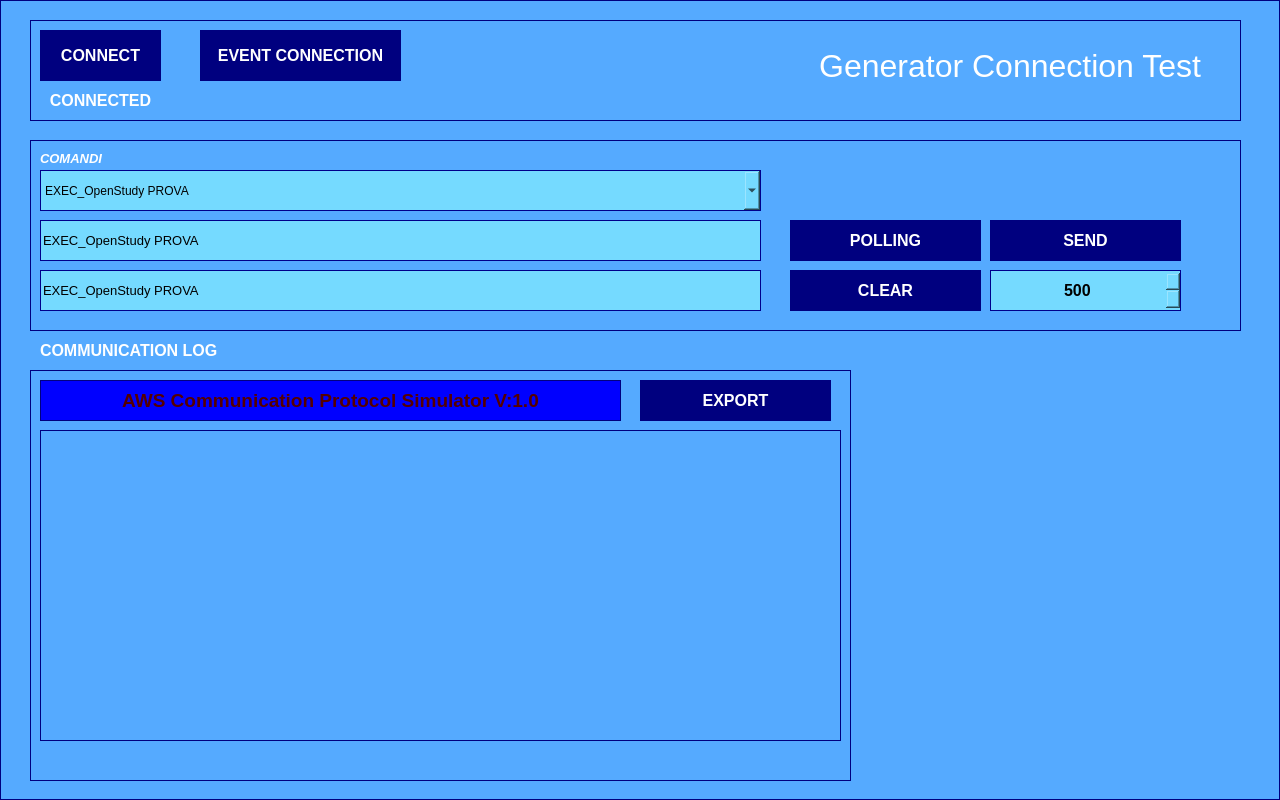
<?xml version="1.0" encoding="UTF-8"?>
<ui version="4.0">
 <class>startupWindow</class>
 <widget class="QWidget" name="startupWindow">
  <property name="geometry">
   <rect>
    <x>0</x>
    <y>0</y>
    <width>1280</width>
    <height>800</height>
   </rect>
  </property>
  <property name="windowTitle">
   <string>startupWindow</string>
  </property>
  <property name="styleSheet">
   <string notr="true">
background-color: rgb(85, 170, 255);</string>
  </property>
  <widget class="QFrame" name="mainFrame">
   <property name="geometry">
    <rect>
     <x>0</x>
     <y>0</y>
     <width>1280</width>
     <height>800</height>
    </rect>
   </property>
   <property name="font">
    <font>
     <pointsize>20</pointsize>
     <bold>true</bold>
    </font>
   </property>
   <property name="styleSheet">
    <string notr="true">border-width: 1px;
border-style: solid; 
border-color: darkblue;
border-color: rgb(0, 0, 127);</string>
   </property>
   <property name="frameShape">
    <enum>QFrame::StyledPanel</enum>
   </property>
   <property name="frameShadow">
    <enum>QFrame::Raised</enum>
   </property>
   <widget class="QFrame" name="connectionFrame_2">
    <property name="geometry">
     <rect>
      <x>30</x>
      <y>370</y>
      <width>821</width>
      <height>411</height>
     </rect>
    </property>
    <property name="styleSheet">
     <string notr="true">border-width: 1px;
border-style: solid; 
border-color: darkblue;
border-color: rgb(0, 0, 127);
</string>
    </property>
    <property name="frameShape">
     <enum>QFrame::StyledPanel</enum>
    </property>
    <property name="frameShadow">
     <enum>QFrame::Raised</enum>
    </property>
    <widget class="QPlainTextEdit" name="logEdit">
     <property name="geometry">
      <rect>
       <x>10</x>
       <y>60</y>
       <width>801</width>
       <height>311</height>
      </rect>
     </property>
     <property name="layoutDirection">
      <enum>Qt::RightToLeft</enum>
     </property>
     <property name="styleSheet">
      <string notr="true">font: 700 10pt &quot;Arial&quot;;
color: rgb(0, 0, 0);</string>
     </property>
     <property name="undoRedoEnabled">
      <bool>false</bool>
     </property>
     <property name="readOnly">
      <bool>true</bool>
     </property>
     <property name="plainText">
      <string/>
     </property>
     <property name="backgroundVisible">
      <bool>true</bool>
     </property>
    </widget>
    <widget class="QPushButton" name="openButton_2">
     <property name="geometry">
      <rect>
       <x>610</x>
       <y>10</y>
       <width>191</width>
       <height>41</height>
      </rect>
     </property>
     <property name="font">
      <font>
       <pointsize>12</pointsize>
       <bold>true</bold>
      </font>
     </property>
     <property name="styleSheet">
      <string notr="true">background-color: rgb(0, 0, 127);
color: rgb(255, 255, 255);
border-width: 0px;
</string>
     </property>
     <property name="text">
      <string>EXPORT</string>
     </property>
    </widget>
    <widget class="QLabel" name="messages">
     <property name="geometry">
      <rect>
       <x>10</x>
       <y>10</y>
       <width>581</width>
       <height>41</height>
      </rect>
     </property>
     <property name="font">
      <font>
       <pointsize>14</pointsize>
       <bold>true</bold>
      </font>
     </property>
     <property name="styleSheet">
      <string notr="true">color: rgb(85, 0, 0);
background-color: rgb(0, 0, 255);</string>
     </property>
     <property name="text">
      <string>AWS Communication Protocol Simulator V:1.0</string>
     </property>
     <property name="alignment">
      <set>Qt::AlignCenter</set>
     </property>
    </widget>
   </widget>
   <widget class="QFrame" name="connectionFrame_3">
    <property name="geometry">
     <rect>
      <x>30</x>
      <y>140</y>
      <width>1211</width>
      <height>191</height>
     </rect>
    </property>
    <property name="font">
     <font>
      <pointsize>12</pointsize>
     </font>
    </property>
    <property name="styleSheet">
     <string notr="true">border-width: 1px;
border-style: solid; 
border-color: darkblue;
border-color: rgb(0, 0, 127);
</string>
    </property>
    <property name="frameShape">
     <enum>QFrame::StyledPanel</enum>
    </property>
    <property name="frameShadow">
     <enum>QFrame::Raised</enum>
    </property>
    <widget class="QPushButton" name="sendButton">
     <property name="geometry">
      <rect>
       <x>960</x>
       <y>80</y>
       <width>191</width>
       <height>41</height>
      </rect>
     </property>
     <property name="font">
      <font>
       <pointsize>12</pointsize>
       <bold>true</bold>
      </font>
     </property>
     <property name="styleSheet">
      <string notr="true">background-color: rgb(0, 0, 127);
color: rgb(255, 255, 255);
border-width: 0px;
</string>
     </property>
     <property name="text">
      <string>SEND</string>
     </property>
    </widget>
    <widget class="QComboBox" name="commandList">
     <property name="geometry">
      <rect>
       <x>10</x>
       <y>30</y>
       <width>721</width>
       <height>41</height>
      </rect>
     </property>
     <property name="styleSheet">
      <string notr="true">background-color: rgb(117, 218, 255);
color: rgb(0, 0, 0);
font: 700 12pt &quot;Arial&quot;;
border-width: 1px;
border-style: solid; 
border-color: darkblue;</string>
     </property>
     <item>
      <property name="text">
       <string>EXEC_OpenStudy PROVA</string>
      </property>
     </item>
     <item>
      <property name="text">
       <string>EXEC_Close</string>
      </property>
     </item>
     <item>
      <property name="text">
       <string>EXEC_TrxPosition ANGLE  2800</string>
      </property>
     </item>
     <item>
      <property name="text">
       <string>EXEC_TrxPosition TOMO_HOME  WIDE</string>
      </property>
     </item>
    </widget>
    <widget class="QLineEdit" name="sendCommand">
     <property name="geometry">
      <rect>
       <x>10</x>
       <y>80</y>
       <width>721</width>
       <height>41</height>
      </rect>
     </property>
     <property name="font">
      <font>
       <pointsize>10</pointsize>
      </font>
     </property>
     <property name="styleSheet">
      <string notr="true">background-color: rgb(117, 218, 255);
color: rgb(0, 0, 0);

border-width: 1px;
border-style: solid; 
border-color: darkblue;</string>
     </property>
     <property name="text">
      <string>EXEC_OpenStudy PROVA</string>
     </property>
    </widget>
    <widget class="QLineEdit" name="pollingCommand">
     <property name="geometry">
      <rect>
       <x>10</x>
       <y>130</y>
       <width>721</width>
       <height>41</height>
      </rect>
     </property>
     <property name="font">
      <font>
       <pointsize>10</pointsize>
      </font>
     </property>
     <property name="styleSheet">
      <string notr="true">background-color: rgb(117, 218, 255);
color: rgb(0, 0, 0);

border-width: 1px;
border-style: solid; 
border-color: darkblue;</string>
     </property>
     <property name="text">
      <string>EXEC_OpenStudy PROVA</string>
     </property>
    </widget>
    <widget class="QPushButton" name="clearButton">
     <property name="geometry">
      <rect>
       <x>760</x>
       <y>130</y>
       <width>191</width>
       <height>41</height>
      </rect>
     </property>
     <property name="font">
      <font>
       <pointsize>12</pointsize>
       <bold>true</bold>
      </font>
     </property>
     <property name="styleSheet">
      <string notr="true">background-color: rgb(0, 0, 127);
color: rgb(255, 255, 255);
border-width: 0px;
</string>
     </property>
     <property name="text">
      <string>CLEAR</string>
     </property>
    </widget>
    <widget class="QPushButton" name="pollingButton">
     <property name="geometry">
      <rect>
       <x>760</x>
       <y>80</y>
       <width>191</width>
       <height>41</height>
      </rect>
     </property>
     <property name="font">
      <font>
       <pointsize>12</pointsize>
       <bold>true</bold>
      </font>
     </property>
     <property name="styleSheet">
      <string notr="true">background-color: rgb(0, 0, 127);
color: rgb(255, 255, 255);
border-width: 0px;
</string>
     </property>
     <property name="text">
      <string>POLLING</string>
     </property>
    </widget>
    <widget class="QSpinBox" name="pollingTime">
     <property name="geometry">
      <rect>
       <x>960</x>
       <y>130</y>
       <width>191</width>
       <height>41</height>
      </rect>
     </property>
     <property name="font">
      <font>
       <pointsize>12</pointsize>
       <bold>true</bold>
      </font>
     </property>
     <property name="styleSheet">
      <string notr="true">background-color: rgb(117, 218, 255);
color: rgb(0, 0, 0);

border-width: 1px;
border-style: solid; 
border-color: darkblue;</string>
     </property>
     <property name="alignment">
      <set>Qt::AlignCenter</set>
     </property>
     <property name="minimum">
      <number>500</number>
     </property>
     <property name="maximum">
      <number>5000</number>
     </property>
     <property name="singleStep">
      <number>500</number>
     </property>
    </widget>
    <widget class="QLabel" name="label_8">
     <property name="geometry">
      <rect>
       <x>10</x>
       <y>10</y>
       <width>161</width>
       <height>16</height>
      </rect>
     </property>
     <property name="font">
      <font>
       <pointsize>10</pointsize>
       <italic>true</italic>
       <bold>true</bold>
      </font>
     </property>
     <property name="styleSheet">
      <string notr="true">color: rgb(255, 255, 255);
border-width: 0px;
</string>
     </property>
     <property name="text">
      <string>COMANDI</string>
     </property>
    </widget>
   </widget>
   <widget class="QLabel" name="label_6">
    <property name="geometry">
     <rect>
      <x>40</x>
      <y>340</y>
      <width>241</width>
      <height>20</height>
     </rect>
    </property>
    <property name="font">
     <font>
      <pointsize>12</pointsize>
      <italic>false</italic>
      <bold>true</bold>
     </font>
    </property>
    <property name="styleSheet">
     <string notr="true">color: rgb(255, 255, 255);
border-width: 0px;
</string>
    </property>
    <property name="text">
     <string>COMMUNICATION LOG</string>
    </property>
   </widget>
   <widget class="QFrame" name="connectionFrame">
    <property name="geometry">
     <rect>
      <x>30</x>
      <y>20</y>
      <width>1211</width>
      <height>101</height>
     </rect>
    </property>
    <property name="styleSheet">
     <string notr="true">border-width: 1px;
border-style: solid; 
border-color: darkblue;
border-color: rgb(0, 0, 127);
</string>
    </property>
    <property name="frameShape">
     <enum>QFrame::StyledPanel</enum>
    </property>
    <property name="frameShadow">
     <enum>QFrame::Raised</enum>
    </property>
    <widget class="QPushButton" name="connectionButton">
     <property name="geometry">
      <rect>
       <x>10</x>
       <y>10</y>
       <width>121</width>
       <height>51</height>
      </rect>
     </property>
     <property name="font">
      <font>
       <pointsize>12</pointsize>
       <bold>true</bold>
      </font>
     </property>
     <property name="styleSheet">
      <string notr="true">background-color: rgb(0, 0, 127);
color: rgb(255, 255, 255);
border-width: 0px;
</string>
     </property>
     <property name="text">
      <string>CONNECT</string>
     </property>
    </widget>
    <widget class="QLabel" name="connectedLabel">
     <property name="geometry">
      <rect>
       <x>10</x>
       <y>70</y>
       <width>121</width>
       <height>20</height>
      </rect>
     </property>
     <property name="font">
      <font>
       <pointsize>12</pointsize>
       <italic>false</italic>
       <bold>true</bold>
      </font>
     </property>
     <property name="styleSheet">
      <string notr="true">color: rgb(255, 255, 255);
border-width: 0px;
</string>
     </property>
     <property name="text">
      <string>CONNECTED</string>
     </property>
     <property name="alignment">
      <set>Qt::AlignCenter</set>
     </property>
    </widget>
    <widget class="QLabel" name="label_10">
     <property name="geometry">
      <rect>
       <x>600</x>
       <y>10</y>
       <width>571</width>
       <height>71</height>
      </rect>
     </property>
     <property name="font">
      <font>
       <pointsize>24</pointsize>
       <italic>false</italic>
       <bold>false</bold>
      </font>
     </property>
     <property name="styleSheet">
      <string notr="true">color: rgb(255, 255, 255);
border-width: 0px;
</string>
     </property>
     <property name="text">
      <string>Generator Connection Test</string>
     </property>
     <property name="alignment">
      <set>Qt::AlignRight|Qt::AlignTrailing|Qt::AlignVCenter</set>
     </property>
    </widget>
    <widget class="QPushButton" name="eventConnectionButton">
     <property name="geometry">
      <rect>
       <x>170</x>
       <y>10</y>
       <width>201</width>
       <height>51</height>
      </rect>
     </property>
     <property name="font">
      <font>
       <pointsize>12</pointsize>
       <bold>true</bold>
      </font>
     </property>
     <property name="styleSheet">
      <string notr="true">background-color: rgb(0, 0, 127);
color: rgb(255, 255, 255);
border-width: 0px;
</string>
     </property>
     <property name="text">
      <string>EVENT CONNECTION</string>
     </property>
    </widget>
   </widget>
  </widget>
 </widget>
 <resources/>
 <connections/>
</ui>
